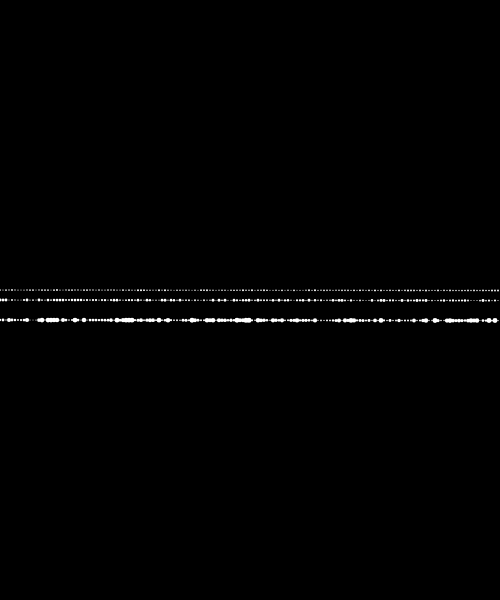
Frame 1 (no input)
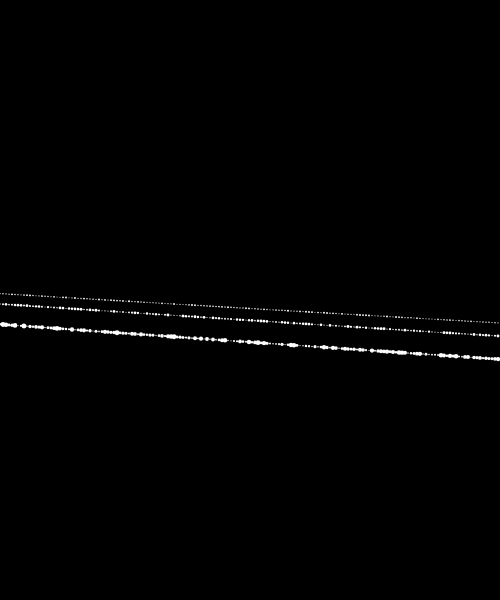
Frame 60 (no input)
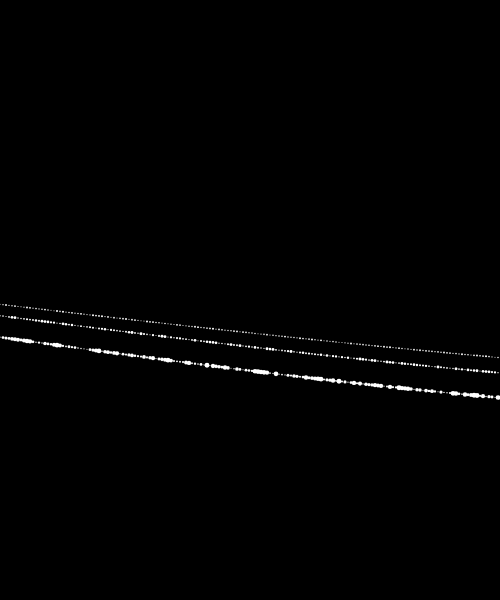
Frame 120 (the mouse pressed at the canvas centre since frame 60)

The p5.js sketch that drew these frames (run headless with seeded random() and noise() and a simulated clock; from frame 60 on, the mouse is pressed at the canvas centre):

// p5.js sketch
// ── sketch.js
//抖一抖的效果-》sin／cos
//feel life when applying sin and cos
function setup() {
  createCanvas(500, 600);
  noStroke();
  background(0);
}

function draw() {
  background(0);

  drawWave(2, -10, 0.005, 0.001);
  drawWave(3, 0, 0.005, 0.0011);
  drawWave(5, 20, 0.007, 0.0012);


}

function drawWave(size, yOffset, freq1, freq2) {
  var revolution = 3;
  for (var x = 0; x < width; x += revolution) {
    var freq, amp, sinVal;

    //3层计算，更新sinVal,-> amp -> new sinVal -> new freq and sinVal
    freq = frameCount * freq1; //0.005; //first freq
    amp = 0.02;
    sinVal = sin(freq) * amp;

    freq = frameCount * freq2; //0.001; //second freq
    amp = 0.01;//sinVal;
    sinVal = sin(freq) * amp;

    freq = (x + frameCount) * sinVal;
    amp = 100;
    sinVal = sin(freq) * amp;

    fill(255);
    var y = sinVal + height / 2;
    var newSize = random(1, size);
    ellipse(x, y + yOffset, newSize, newSize);
  }
}
